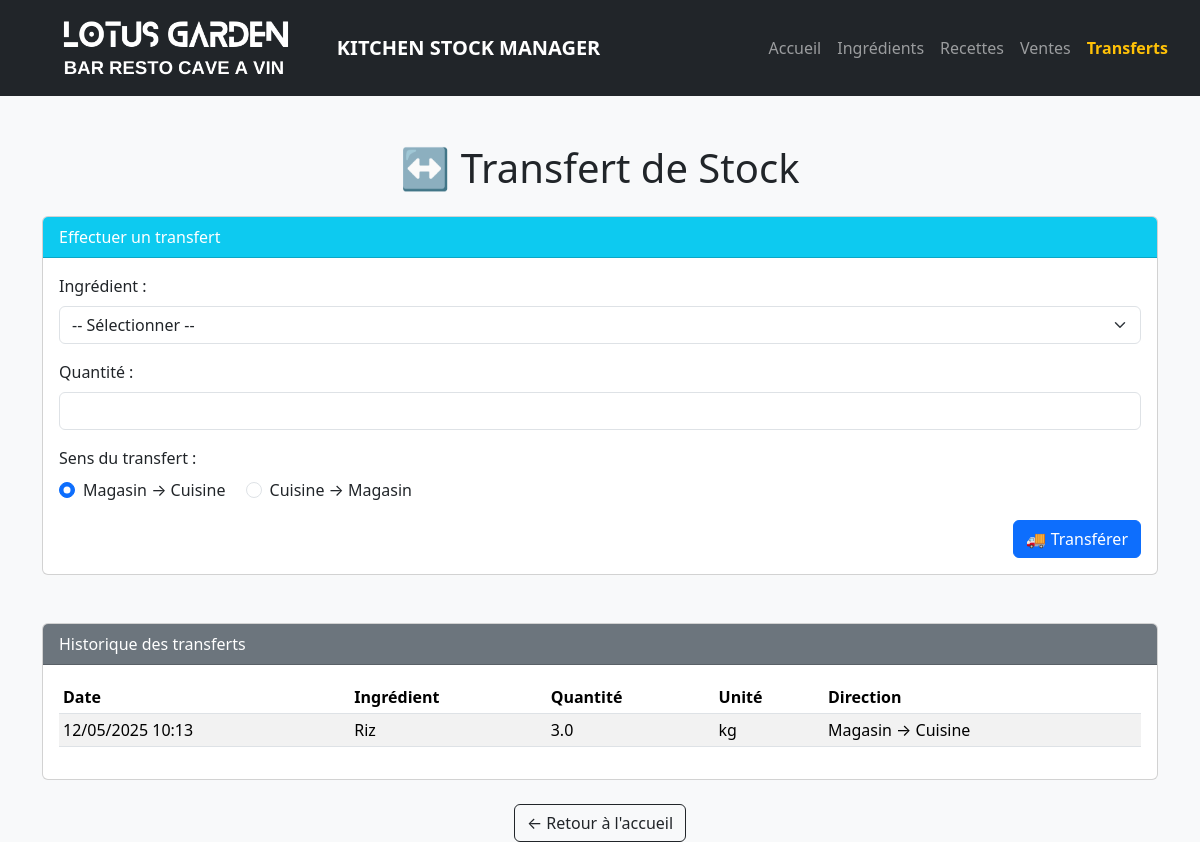
The app's page /transfert with its own data.
### app.py (models this page shows)
class HistoriqueTransfert(db.Model):
    id = db.Column(db.Integer, primary_key=True)
    ingredient_id = db.Column(db.Integer, db.ForeignKey('ingredient.id'), nullable=False)
    quantite = db.Column(db.Float, nullable=False)
    unite = db.Column(db.String(50), nullable=False)
    date = db.Column(db.DateTime, default=datetime.utcnow)
    sens = db.Column(db.String(20), nullable=False)
    ingredient = db.relationship('Ingredient', backref='transferts')

class Ingredient(db.Model):
    id = db.Column(db.Integer, primary_key=True)
    nom = db.Column(db.String(100), nullable=False)
    unite = db.Column(db.String(50), nullable=False)
    stock_cuisine = db.Column(db.Float, nullable=False, default=0.0)
    stock_magasin = db.Column(db.Float, nullable=False, default=0.0)

### app.py (the view, shortened to what this page needs)
@app.route('/transfert', methods=['GET', 'POST'])
def transfert():
    ingredients = Ingredient.query.all()
    transferts = HistoriqueTransfert.query.order_by(HistoriqueTransfert.date.desc()).all()
    return render_template('transfert.html', ingredients=ingredients, transferts=transferts)

### app.py (called while the page is built)
@app.context_processor
def inject_request():
    return dict(request=request)

### templates/transfert.html (shortened to what this page needs)
<!DOCTYPE html>
<html lang="fr">
<head>
    <link rel="stylesheet" href="https://cdn.jsdelivr.net/npm/bootstrap@5.3.0/dist/css/bootstrap.min.css">
</head>
<body class="bg-light">
<nav class="navbar navbar-expand-lg navbar-dark bg-dark px-4">
    <a class="navbar-brand d-flex align-items-center" href="/">
        <img src="{{ url_for('static', filename='logo.png') }}" alt="Logo" class="logo me-2">
        <span class="text-white fw-bold">KITCHEN STOCK MANAGER</span>
    </a>
    <div class="collapse navbar-collapse" id="navbarNav">
        <ul class="navbar-nav ms-auto">
            {% set nav_links = [
                ('home', 'Accueil'),
                ('ajouter', 'Ingrédients'),
                ('recettes', 'Recettes'),
                ('ventes', 'Ventes'),
                ('transfert', 'Transferts')
            ] %}
            {% for endpoint, label in nav_links %}
            <li class="nav-item">
                <a class="nav-link {{ 'active text-warning fw-bold' if request.path == url_for(endpoint) else '' }}" href="{{ url_for(endpoint) }}">{{ label }}</a>
            </li>
            {% endfor %}
        </ul>
    </div>
</nav>
  <head>
    <link href="https://cdn.jsdelivr.net/npm/bootstrap@5.3.3/dist/css/bootstrap.min.css" rel="stylesheet">
  </head>
  <body class="bg-light">
    <div class="container mt-5">
      <h1 class="text-center mb-4">↔️ Transfert de Stock</h1>
      <div class="card mb-5">
        <div class="card-header bg-info text-white">Effectuer un transfert</div>
        <div class="card-body">
          <form method="POST">
            <div class="mb-3">
              <label for="ingredient" class="form-label">Ingrédient :</label>
              <select name="ingredient" id="ingredient" class="form-select" required>
                <option value="">-- Sélectionner --</option>
              </select>
            </div>
            <div class="mb-3">
              <label for="quantite" class="form-label">Quantité :</label>
              <input type="number" name="quantite" id="quantite" class="form-control" step="0.01" required>
            </div>
            <div class="mb-3">
              <label class="form-label">Sens du transfert :</label>
              <div>
                <div class="form-check form-check-inline">
                  <input class="form-check-input" type="radio" name="sens" id="m2c" value="magasin_vers_cuisine" checked>
                  <label class="form-check-label" for="m2c">Magasin → Cuisine</label>
                </div>
                <div class="form-check form-check-inline">
                  <input class="form-check-input" type="radio" name="sens" id="c2m" value="cuisine_vers_magasin">
                  <label class="form-check-label" for="c2m">Cuisine → Magasin</label>
                </div>
              </div>
            </div>
            <div class="text-end">
              <button type="submit" class="btn btn-primary">🚚 Transférer</button>
            </div>
          </form>
        </div>
      </div>
      <div class="card">
        <div class="card-header bg-secondary text-white">Historique des transferts</div>
        <div class="card-body">
          {% if transferts %}
            <table class="table table-sm table-striped">
              <thead>
                <tr>
                  <th>Date</th>
                  <th>Ingrédient</th>
                  <th>Quantité</th>
                  <th>Unité</th>
                  <th>Direction</th>
                </tr>
              </thead>
              <tbody>
                {% for t in transferts %}
                  <tr>
                    <td>{{ t.date.strftime('%d/%m/%Y %H:%M') }}</td>
                    <td>{{ t.ingredient.nom }}</td>
                    <td>{{ t.quantite }}</td>
                    <td>{{ t.unite }}</td>
                    <td>
                      {% if t.sens == 'magasin_vers_cuisine' %}
                        Magasin → Cuisine
                      {% else %}
                        Cuisine → Magasin
                      {% endif %}
                    </td>
                  </tr>
                {% endfor %}
              </tbody>
            </table>
          {% else %}
            <p class="text-muted">Aucun transfert enregistré.</p>
          {% endif %}
        </div>
      </div>
      <div class="text-center mt-4">
        <a href="{{ url_for('home') }}" class="btn btn-outline-dark">← Retour à l'accueil</a>
      </div>
    </div>
  </body>
</html>

### templates/transfert.html (style rules this page uses)
.logo { max-height: 70px; }

### records on screen
HistoriqueTransfert: date "12/05/2025 10:13", ingredient.nom "Riz", quantite "3.0", unite "kg", shows "Magasin → Cuisine"

### other values on screen
{{ label }} "Accueil" "Ingrédients" "Recettes" "Ventes" "Transferts"
